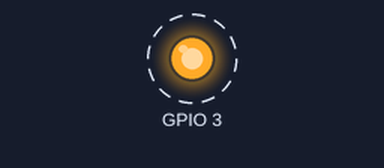
This program was run on a simulated Raspberry Pi (BCM pin numbers). Shown: output pins drawn as LEDs (lit = HIGH). Dashed ring = blinking.

Above: at 0.2 s.
Timing chart, 0 to 3.0 s (numbered marks = the images above):
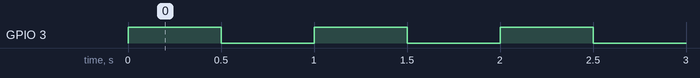

Measured:
- by itself, GPIO 3: alternates HIGH for 0.50 s and LOW for 0.50 s

The program:

signal_generator_dummy.py
```python
import RPi.GPIO as GPIO
from time import sleep
import sys

if len(sys.argv) == 1:
	N = 200
else:
	N = int(sys.argv[1])

GPIO.setmode(GPIO.BCM)
GPIO.setwarnings(False)
GPIO.setup(3,GPIO.OUT)
for i in range(N):
	GPIO.output(3, True)
	sleep(0.5)
	GPIO.output(3, False)
	sleep(0.5)
```
